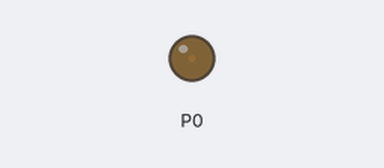
The program below on a simulated BBC micro:bit (MakeCode). On the bench: output pins drawn as LEDs (lit = HIGH).

Above: at 0.05 s.
At 5.15 s:
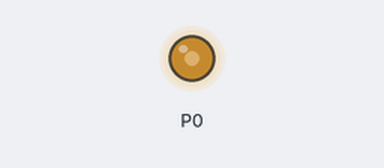
At 7.7 s:
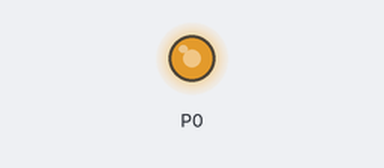
At 10.25 s:
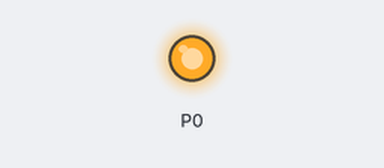
Timing chart, 0 to 13.4 s (numbered marks = the images above):
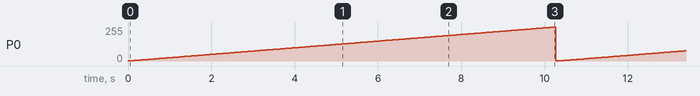

The program:

main.ts
```typescript
let Duty = 0
basic.forever(function () {
    while (Duty < 1023) {
        pins.analogWritePin(AnalogPin.P0, Duty)
        Duty = Duty + 1
        basic.pause(10)
    }
    while (Duty > 0) {
        pins.analogWritePin(AnalogPin.P0, Duty)
        Duty = Duty - 1
    }
    basic.pause(10)
})
```

test.ts
```typescript
// testene settes inn her; disse vil ikke kompilert så lenge denne pakken blir brukt som en utvidelse.
```
